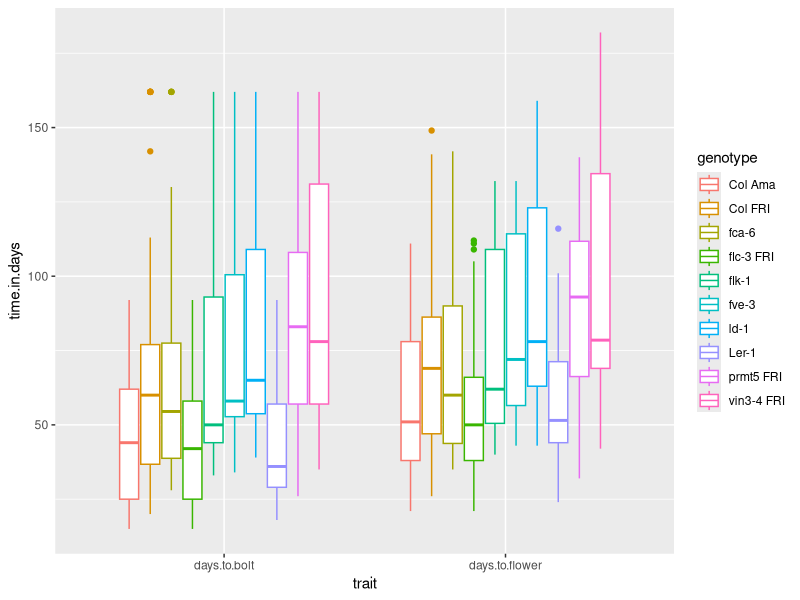
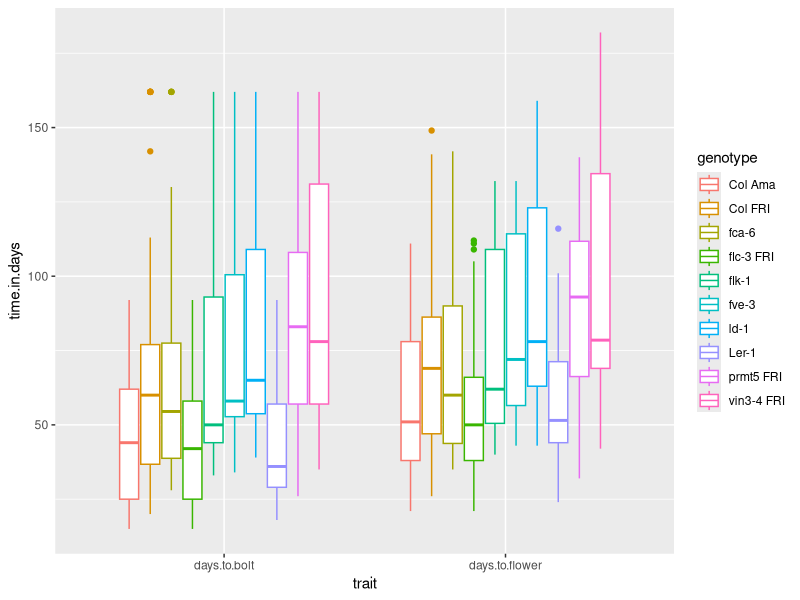
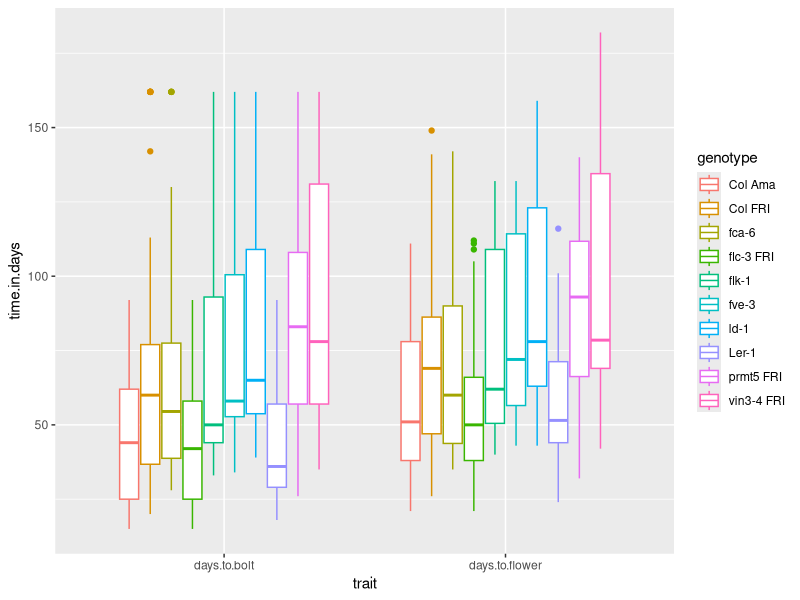
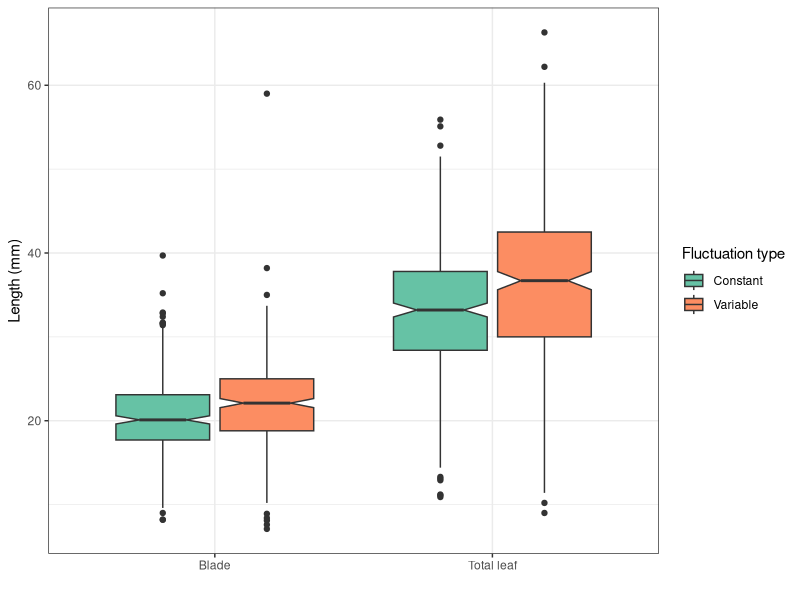
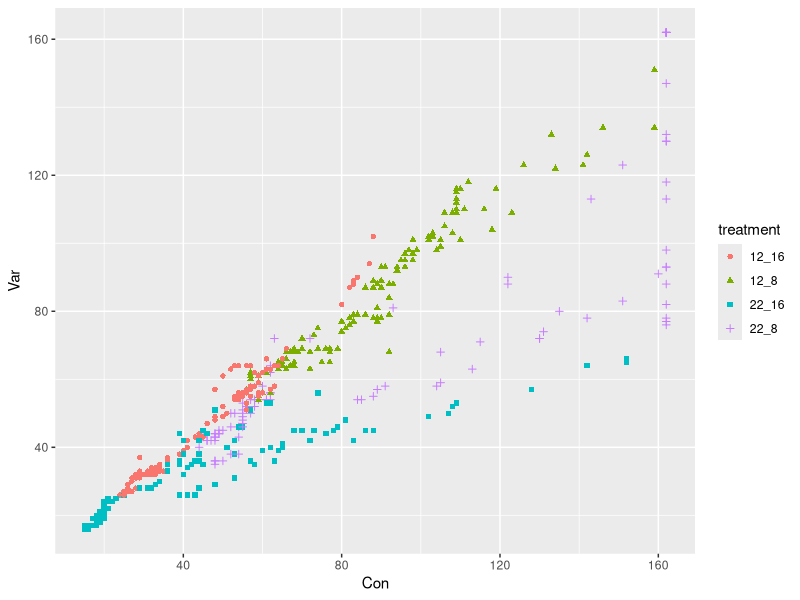
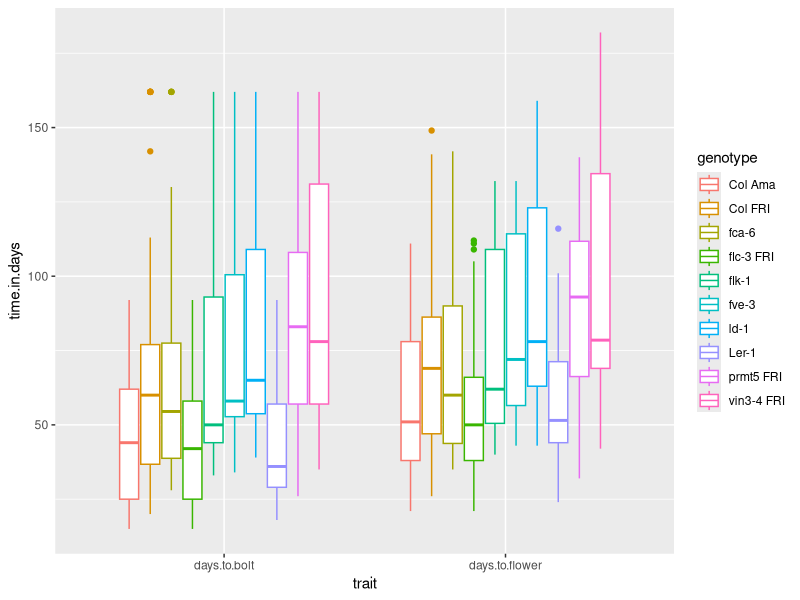

Recreate these plots in R, in order.
## ---- chunk 1
knitr::opts_chunk$set(echo = TRUE)
## ---- chunk 2
# Chargez la librairie `tidyverse`

# Changez votre répertoire de travail pour être dans `session4_reorganisation_suite`

# Importer `burghardt_et_al_2015_expt1.txt` et mettez le dans un objet appelé `expt1`

## ---- chunk 3
# Chargez la librairie `tidyverse` (aide: utilisez la fonction `library()`)
library(tidyverse)

# Importer `burghardt_et_al_2015_expt1.txt` et mettez le dans un objet appelé `expt1`
#(aide: utilisez la fonction `read_tsv()`)

expt1 <- read_tsv("../data/burghardt_et_al_2015_expt1.txt")

## ---- chunk 4
# Créez deux nouvelles colonnes
expt1.concatenated <- unite(expt1, "Vern_survival_bolt",vernalization,bolt.survival,bolt)

# Vérifier que la nouvelles colonnes sont bien là
colnames(expt1.concatenated)
## ---- chunk 5
# Créez deux nouvelles colonnes
expt1.separated <- separate(expt1, background, into=c("genotype_background", "FRI_mutation"))

# Vérifier que la nouvelles colonnes sont bien là
colnames(expt1.separated)
## ---- chunk 6
pivot_longer(expt1, names_to = "trait", values_to = "time.in.days", cols=c(days.to.bolt, days.to.flower)) %>% 
  ggplot(aes(x=trait, y=time.in.days, color=genotype)) +
  geom_boxplot()
## ---- chunk 7
expt1_long <- pivot_longer(expt1, names_to = "trait", values_to = "time.in.days", cols=c(days.to.bolt, days.to.flower))
## ---- chunk 8
ggplot(expt1_long, aes(x=trait, y=time.in.days, color=genotype)) +
  geom_boxplot()
## ---- chunk 9
ggplot(expt1_long, aes(x=trait, y=time.in.days, color=genotype)) +
  geom_boxplot()

ggsave("boxplot_daystobolt_daystoflower_genotypes.pdf")
## ---- chunk 10

pivot_longer(expt1, names_to = "trait", values_to = "length.mm", cols=c(blade.length.mm, total.leaf.length.mm)) %>% 
  ggplot(aes(x=trait, y=length.mm, fill=fluctuation)) +
  geom_boxplot(notch=TRUE) +
  scale_fill_brewer(palette = "Set2", labels = c("Con"="Constant", "Var"="Variable"), 
                    name="Fluctuation type") +
  theme_bw() +
  scale_x_discrete(name="",labels=c("blade.length.mm"="Blade","total.leaf.length.mm"="Total leaf")) +
  ylab("Length (mm)")


## ---- chunk 11

expt1_subset <- select(expt1, plant_nb:vernalization, days.to.bolt)


## ---- chunk 12

expt1_wide <- pivot_wider(expt1_subset, names_from =fluctuation,  values_from =  days.to.bolt)


## ---- chunk 13

unite(expt1_wide, "treatment", temperature, day.length) %>% 
ggplot(aes(x=Con, y=Var, col=treatment, shape=treatment)) +
  geom_point()


## ---- chunk 14
band_members
## ---- chunk 15
band_instruments
## ---- chunk 16
full_join(band_members, band_instruments, by="name")
## ---- chunk 17
left_join(band_members, band_instruments, by="name")
## ---- chunk 18
right_join(band_instruments, band_members, by="name")
## ---- chunk 19
inner_join(band_members, band_instruments, by="name")
